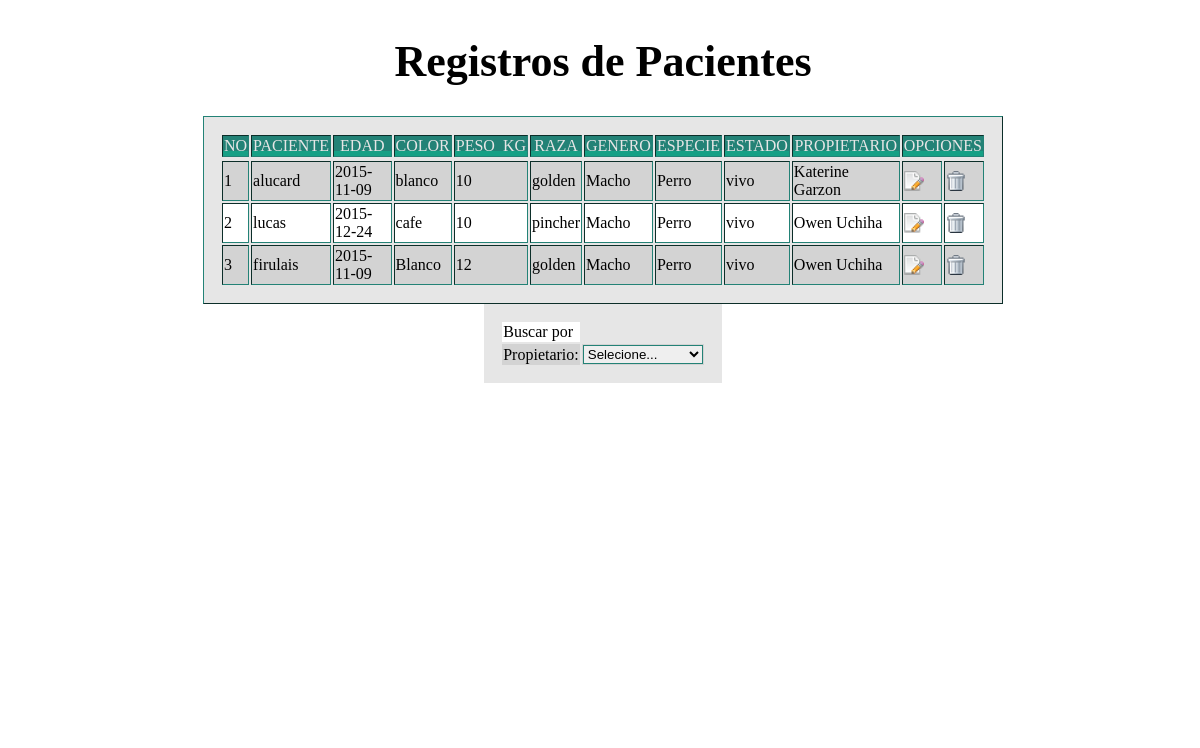
Screenshot of /consulta/cons_mascota.php with the database file from the repository.
### tables this page shows
CREATE TABLE `mascota` (
  `id_mascota` int(50) NOT NULL auto_increment,
  `nombre` varchar(20) NOT NULL,
  `fecha_nacimiento` date NOT NULL,
  `color` varchar(20) NOT NULL,
  `peso_kg` int(20) NOT NULL,
  `raza` varchar(20) NOT NULL,
  `id_genero` int(5) NOT NULL,
  `id_especie` int(5) NOT NULL,
  `id_estado` int(5) NOT NULL,
  `id_propietario` int(5) NOT NULL,
  PRIMARY KEY  (`id_mascota`)
);

CREATE TABLE `genero` (
  `id_genero` int(5) NOT NULL auto_increment,
  `genero` varchar(20) NOT NULL,
  PRIMARY KEY  (`id_genero`)
);

CREATE TABLE `especie` (
  `id_especie` int(5) NOT NULL auto_increment,
  `especie` varchar(20) NOT NULL,
  PRIMARY KEY  (`id_especie`)
);

CREATE TABLE `estado` (
  `id_estado` int(5) NOT NULL auto_increment,
  `estado` varchar(20) NOT NULL,
  PRIMARY KEY  (`id_estado`)
);

CREATE TABLE `propietario` (
  `id_propietario` int(5) NOT NULL auto_increment,
  `p_nombre` varchar(20) NOT NULL,
  `s_nombre` varchar(20) NOT NULL,
  `p_apellido` varchar(20) NOT NULL,
  `s_apellido` varchar(20) NOT NULL,
  `id_tipo_docu` int(5) NOT NULL,
  `numero_tipo` int(10) NOT NULL,
  `clave` varchar(10) NOT NULL,
  `celular` varchar(14) NOT NULL,
  `direccion` varchar(40) NOT NULL,
  `email` varchar(20) NOT NULL,
  `id_roll` int(5) NOT NULL,
  `id_estado` int(5) NOT NULL,
  `online` int(2) NOT NULL,
  PRIMARY KEY  (`id_propietario`)
);

### consulta/cons_mascota.php (the view, shortened to what this page needs)
<?php
$titulo="Registros de Pacientes";
$link= Conectarse();
$cons="SELECT mascota.id_mascota, mascota.nombre, mascota.fecha_nacimiento, mascota.color, mascota.peso_kg, mascota.raza,
genero.genero, especie.especie, estado.estado, propietario.p_nombre, propietario.p_apellido FROM mascota,propietario,genero,especie,estado
WHERE mascota.id_genero=genero.id_genero AND mascota.id_especie=especie.id_especie AND mascota.id_estado=estado.id_estado
AND mascota.id_propietario=propietario.id_propietario LIMIT 5";
$conf= mysql_query($cons,$link);$cant=1;
?>
<html>
<head>
</head>
<body>
<center>
<div id="box">
<main id="center">
  <h1><center><?php echo $titulo;?></center></h1>
  <table class="pure-table pure-table-horizontal" border="1">
    <thead>
      <tr>
        <th>No</th>
        <th>Paciente</th>
        <th>Edad</th>
        <th>Color</th>
        <th>Peso_kg</th>
        <th>Raza</th>
        <th>Genero</th>
        <th>Especie</th>
        <th>Estado</th>
        <th>Propietario</th>
       <th colspan="2">Opciones</th>
      </tr>
    </thead>
    <tbody>
      <tr>
	  <?php
	 while($fila=mysql_fetch_row($conf)){
	echo "<tr>";
	echo "<td>";
	echo "<p class='compañia' value='".$fila['0']."' name='numero_especie'>".$cant++."</p>";
	echo "</td>";
	echo "<td>";
	echo "<p class='compañia' value='".$fila['1']."' name='nombre_especie'>".$fila['1']."</p>";
	echo "</td>";
	echo "<td>";
	echo "<p class='compañia' value='".$fila['1']."' name='fecha'>".$fila['2']."</p>";
	echo "</td>";
	echo "<td>";
	echo "<p class='compañia' value='".$fila['1']."' name='color'>".$fila['3']."</p>";
	echo "</td>";
	echo "<td>";
	echo "<p class='compañia' value='".$fila['1']."' name='peso'>".$fila['4']."</p>";
	echo "</td>";
	echo "<td>";
	echo "<p class='compañia' value='".$fila['1']."' name='raza'>".$fila['5']."</p>";
	echo "</td>";
	echo "<td>";
	echo "<p class='compañia' value='".$fila['1']."' name='genero'>".$fila['6']."</p>";
	echo "</td>";
	echo "<td>";
	echo "<p class='compañia' value='".$fila['1']."' name='especie'>".$fila['7']."</p>";
	echo "</td>";
	echo "<td>";
	echo "<p class='compañia' value='".$fila['1']."' name='estado'>".$fila['8']."</p>";
	echo "</td>";
	echo "<td>";
	echo "<p class='compañia' value='".$fila['1']."' name='propietario'>".$fila['9']." ".$fila['10']."</p>";
	echo "</td>";
	echo "<td>";
    echo "<a href='../actualizar/act_mascota.php?id_reg=$fila[0]' target='proceso'><img src='../img/edit.png' width='20' height='20'/></a>";
	echo "</td>";
	echo "<td>";
	echo "<a href='../del/del_mascota.php?id_reg=$fila[0]' target='proceso' onclick='return confirmar();'><img src='../img/del.gif' width='20' height='20' /></a>";
	echo "</td>";
	echo "</tr>";
   }
?>
    </tbody>
  </table>
   <form action=""  target="proceso" method="POST" name="pro">
  <table><tr><td>Buscar por</td></tr>
  <td><p class="compañia">Propietario:</p> </td><td><select name="pro"  onchange="document.pro.submit();">
	<option name="0" id="0" value="null">Selecione...</option>
	</td></select>
	</form>
</main>
</div>
</center>
</body>
</html>

### consulta/cons_mascota.php (style rules this page uses)
tr:nth-child(even) { background-color: lightgray; }
tr:nth-child(odd) { background-color: white; }
*, *:before, *:after { -moz-box-sizing: border-box; -webkit-box-sizing: border-box; box-sizing: border-box; }
html, body { margin: 0; padding: 0; width: 100%; height: 100%; }
body { padding: 5em 1em; background-repeat: no-repeat; background-size: cover; background-position: center; }
h1 { text-align: center; font-size: 275%; font-family: '; font-weight: 300; margin-top: -1em; text-shadow: 0 2px 1px white; }
#box { margin: auto; width: 50em; height: 100%; white-space: nowrap; }
#center { vertical-align: middle; display: inline-block; white-space: normal; }
#box:after { content: ""; vertical-align: middle; display: inline-block; margin-right: -10px; }
table { background-color: #E6E6E6; padding: 1em; }
table, table * { border-color: #238276 !important; }
table th { text-transform: uppercase; font-weight: 300; text-align: center; color: #E6E6E6; background-color: #238276; position: relative; }
table th:after { content: ""; display: block; height: 5px; right: 0; left: 0; bottom: 0; background-color: #16a085; position: absolute; }

### rows the page displays
mascota: nombre "alucard", fecha_nacimiento "2015-11-09", color "blanco", peso_kg "10", raza "golden", id_genero.genero "Macho", id_especie.especie "Perro", id_estado.estado "vivo", id_propietario.p_nombre "Katerine", id_propietario.p_apellido "Garzon"
mascota: nombre "lucas", fecha_nacimiento "2015-12-24", color "cafe", peso_kg "10", raza "pincher", id_genero.genero "Macho", id_especie.especie "Perro", id_estado.estado "vivo", id_propietario.p_nombre "Owen", id_propietario.p_apellido "Uchiha"
mascota: $fila['0'] 4 (drawn), nombre "firulais", fecha_nacimiento "2015-11-09", color "Blanco", peso_kg "12", raza "golden", id_genero.genero "Macho", id_especie.especie "Perro", id_estado.estado "vivo", id_propietario.p_nombre "Owen", id_propietario.p_apellido "Uchiha"

### other values shown
$titulo "Registros de Pacientes"
